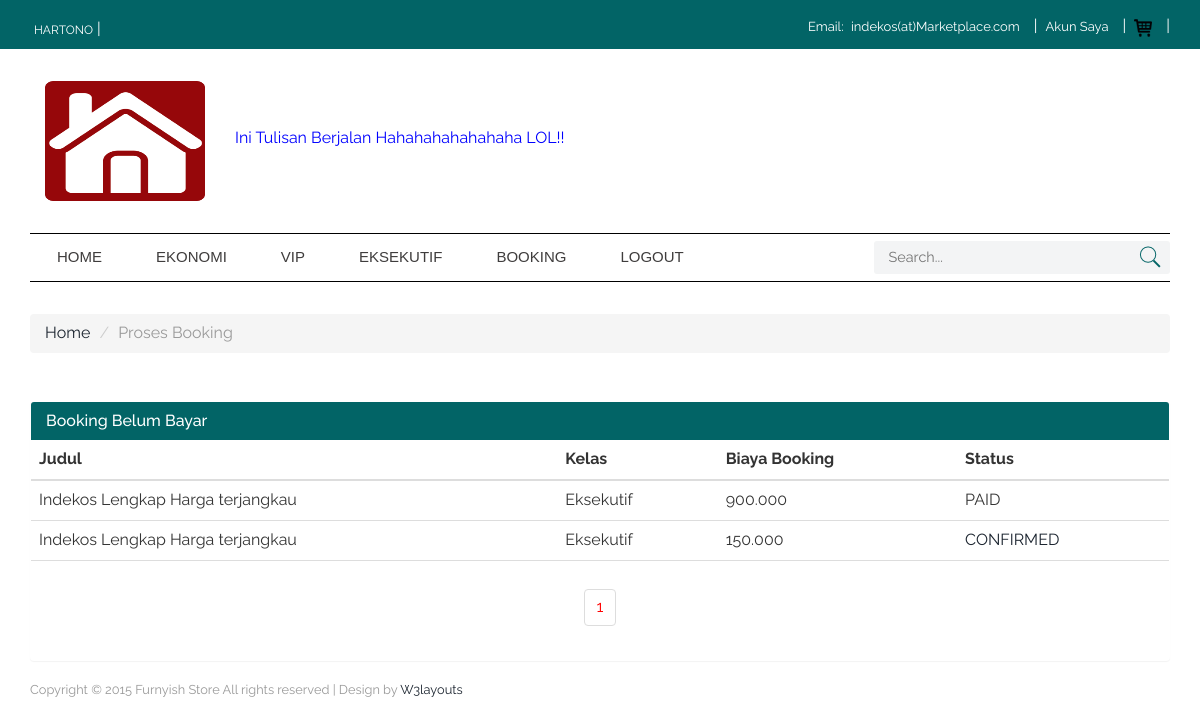
Screenshot of /proses_booking.php (signed in) with the database file from the repository.
### tables this page shows
CREATE TABLE `tbl_user` (
  `id_user` int(11) NOT NULL,
  `nama` varchar(25) NOT NULL,
  `username` varchar(25) NOT NULL,
  `password` varchar(100) NOT NULL,
  `no_hp` varchar(15) NOT NULL,
  `tgl_registrasi` datetime NOT NULL,
  `session` varchar(10) NOT NULL
);

CREATE TABLE `tbl_booking` (
  `id_booking` int(11) NOT NULL,
  `id_pembeli` int(11) NOT NULL,
  `id_penjual` int(11) NOT NULL,
  `id_indekos` int(11) NOT NULL,
  `biaya` int(20) NOT NULL,
  `total_biaya` int(20) NOT NULL,
  `durasi` int(10) NOT NULL,
  `tgl_booking` datetime NOT NULL,
  `kode_booking` varchar(200) NOT NULL,
  `status_booking` varchar(20) NOT NULL,
  `nama_bank` varchar(12) DEFAULT NULL,
  `nama_rek` varchar(25) DEFAULT NULL,
  `no_rek` varchar(20) DEFAULT NULL,
  `nilai` int(15) DEFAULT NULL,
  `note_transfer` varchar(100) DEFAULT NULL
);

CREATE TABLE `tbl_indekos` (
  `id_indekos` int(11) NOT NULL,
  `id_seller` int(11) NOT NULL,
  `kelas` varchar(20) NOT NULL,
  `judul` varchar(100) NOT NULL,
  `deskripsi` mediumtext NOT NULL,
  `alamat` varchar(100) NOT NULL,
  `harga` int(20) NOT NULL,
  `gambar` varchar(30) NOT NULL,
  `gambar_1` varchar(30) NOT NULL,
  `gambar_2` varchar(30) NOT NULL,
  `gambar_3` varchar(30) NOT NULL,
  `status` varchar(10) NOT NULL
);

### class/User.php (called while the page is built, shortened)
<?php
    class User
    {
        private $db;
        function __construct($db_conn)
        {
            $this->db = $db_conn;
        }
                    ?>
                    <?php
        public function isUserLoggedIn(){
            if(isset($_SESSION['user_session']))
            {
                if($_SESSION['user_role'] == 'user')
                {
                    return true;
                }
            }
        }
        public function getUser(){
            try {
                $query = $this->db->prepare("SELECT * FROM tbl_user WHERE id_user = :id");
                $query->bindParam(":id", $_SESSION['user_session']);
                $query->execute();
                return $query->fetch();
            } catch (PDOException $e) {
                echo $e->getMessage();
                return false;
            }
        }
    }
?>

### class/Booking.php (the view, shortened to what this page needs)
<?php
    class Booking
    {
        private $db;
        function __construct($db_conn)
        {
            $this->db = $db_conn;
        }
                    ?>
                <?php
	    public function daftarBooking($query) {
	    	$jumlah_desimal = "0";
	        $pemisah_desimal = ",";
	        $pemisah_ribuan = ".";
            $stmt = $this->db->prepare($query);
            $stmt->execute();
            if($stmt->rowCount()>0)
            {
                while($row=$stmt->fetch(PDO::FETCH_ASSOC))
                {
                    ?>
                    <tr>
                        <td><?php print($row['judul']); ?></td>
                        <td><?php print($row['kelas']); ?></td>
                        <td><?php print(number_format($row['biaya'],$jumlah_desimal, $pemisah_desimal, $pemisah_ribuan)); ?></td>
                        <td>
                            <?php
                                switch ($row['status_booking']) {
                                        ?>
                                        <?php
                                    case 'PAID':
                                        ?>
                                            <?php print($row['status_booking']); ?>
                                        <?php
                                        break;
                                    case 'CONFIRMED':
                                        ?>
                                            <a href="informasi_booking.php?id=<?php print($row['id_booking']); ?>"><?php print($row['status_booking']); ?></a>
                                        <?php
                                        break;
                                        ?>
                                        <?php
                                }
                            ?>
                        </td>
                    </tr>
                    <?php
                }
            }
            else
            {
                ?>
                <tr>
                <td>Tidak ditemukan....</td>
                </tr>
                <?php
            }
        }
                    ?>
                <?php
        public function paginglink($query,$records_per_page)
        {
            $self = $_SERVER['PHP_SELF'];
            $stmt = $this->db->prepare($query);
            $stmt->execute();
            $total_no_of_records = $stmt->rowCount();
            if($total_no_of_records > 0)
            {
                ?><ul class="pagination"><?php
                $total_no_of_pages=ceil($total_no_of_records/$records_per_page);
                $current_page=1;
                for($i=1;$i<=$total_no_of_pages;$i++)
                {
                    if($i==$current_page)
                    {
                        echo "<li><a href='".$self."?page_no=".$i."' style='color:red;'>".$i."</a></li>";
                    }
                    else
                    {
                        echo "<li><a href='".$self."?page_no=".$i."'>".$i."</a></li>";
                    }
                }
                ?></ul><?php
            }
        }
    }
?>

### header.php (shortened to what this page needs)
<!DOCTYPE HTML>
<html>
<head>
<link href="assets/css/bootstrap.css" rel='stylesheet' type='text/css' />
<link href="assets/css/style.css" rel='stylesheet' type='text/css' />
<link href="assets/css/megamenu.css" rel="stylesheet" type="text/css" media="all" />
<link href="assets/css/form.css" rel="stylesheet" type="text/css" media="all" />
</head>
<body>
<div class="top_bg">
	<div class="container">
		<div class="header_top-sec">
			<div class="top_right">
				<ul>
					<li>
						<?php
		                    if(!$user->isUserLoggedIn()){
		                        ?>
		                            <p>Guest</p>
		                        <?php
		                    } else {
		                        ?>
		                            <p><a href="#"><?php echo $datas['nama'] ?></a></p>
		                        <?php
		                    }
		                ?>
					</li>|
				</ul>
			</div>
			<div class="top_left">
				<ul>
					<li class="top_link">Email: <a href="#">indekos(at)Marketplace.com</a></li>|
					<li class="top_link"><a href="profil.php">Akun Saya</a></li>|
					<li class="top_link"><a href="cart.php"><img src="assets/images/bag.png" alt=""></a></li>|
				</ul>
			</div>
				<div class="clearfix"> </div>
		</div>
	</div>
</div>
<div class="header_top">
	 <div class="container">
		 <div class="logo col-md-2">
		 	<a href="index.php"><img src="assets/images/home-icon.png" alt="" width="50px" height="120px"/></a>
		 </div>
		 <div class="col-md-10">
		 	<br><br>
		 	<marquee><font color="blue">Ini Tulisan Berjalan Hahahahahahahaha LOL!!</font></marquee>
		 </div>
		  <div class="clearfix"></div>
	 </div>
</div>
<div class="mega_nav">
	<div class="container">
		<div class="menu_sec">
			<ul class="megamenu skyblue">
				<li class="grid"><a class="color6" href="index.php">Home</a></li>
				<li class="grid"><a class="color6" href="index.php?kelas=Ekonomi">Ekonomi</a></li>
				<li><a class="color6" href="index.php?kelas=VIP">VIP</a></li>
				<li><a class="color6" href="index.php?kelas=Eksekutif">Eksekutif</a></li>
				<?php
                    if(!$user->isUserLoggedIn()){
                        ?>
                            <li><a class="color6" href="login.php">Login/Register</a></li>
                            <li><a class="color6" href="lapak/lapak_login.php">Pengiklan</a></li>
                        <?php
                    } else {
                        ?>
							<li class="grid"><a class="color6" href="#">Booking</a>
							</li>
							<li><a class="color6" href="logout.php">Logout</a></li>
                        <?php
                    }
                ?>
			</ul>
		    <div class="search">
			    <form action="search.php" method="get">
					<input type="text" name="search" placeholder="Search...">
					<input type="submit" value="">
				</form>
		    </div>
			<div class="clearfix"></div>
		</div>
	</div>
</div>

### assets/css/style.css (style rules this page uses)
ul, ol { margin: 0; padding:0; }
p { margin: 0; }
html, body { font-family: 'Raleway', sans-serif; font-size: 100%; background: #ffffff; }
body a { transition:0.5s all; -webkit-transition:0.5s all; -moz-transition:0.5s all; -o-transition:0.5s all; -ms-transition:0.5s all; }
.top_bg { background:#026466; }
.header_top-sec { padding: 15px 0 8px; }
.logo img { width:100%; }
.header_top { padding:2em 0; }
.top_left { float: right; color:#fff; }
.top_right { float:left; color: #ffffff; margin-top: 3px; }
.top_right ul,.top_left ul { padding:0; list-style:none; display: inline-block; vertical-align: middle; }
.top_left ul li.top_link { margin-right:10px; }
.top_right ul li,.top_left ul li { display: inline-block; }
.top_right ul li:last-child { margin-right: 0; }
.top_right ul li a { text-align:center; padding: 0px 4px; text-transform:uppercase; font-size:12px; display:block; color:#ffffff; -webkit-transition: all 0.3s ease-in-out; -moz-transition: all 0.3s ease-in-out; -o-transition: all 0.3s ease-in-out; transition: all 0.3s ease-in-out; }
.top_left ul li { font-size:13px; }
.top_left ul li a { text-align:center; padding: 0px 4px; font-size:13px; color:#ffffff; -webkit-transition: all 0.3s ease-in-out; -moz-transition: all 0.3s ease-in-out; -o-transition: all 0.3s ease-in-out; transition: all 0.3s ease-in-out; }
.logo { float: left; }
.search { position: relative; background: #f3f4f5; float: left; width: 26%; border-radius:3px; }
.search input[type="text"] { margin: 0px 0; padding: 6px 10px 6px 15px; outline: none; color: #5a5a5a; background: none; border: none; width: 89.33333%; position: relative; font-size: 0.9em; -webkit-appearance: none; }
.search input[type="submit"] { background: url('../images/search1.png') no-repeat 0px 1px; border: none; cursor: pointer; width: 24px; outline: none; position: absolute; height: 24px; top: 3px; right: 8px; }
.menu_sec { border-top:1px solid #000; border-bottom:1px solid #000; padding:7px 0; }

### assets/css/megamenu.css (style rules this page uses)
.megamenu { margin-bottom:0px;padding:0;width:100%;list-style:none;display:inline-block;position:relative;font-family:Calibri,Arial;font-size:15px }
.megamenu li { margin-bottom:-5px;display:inline }
.megamenu>li>a { float:left;padding:5px 28px;text-decoration:none;text-transform:capitalize;font-size:1em; -webkit-transition: all 0.3s ease-in-out;text-transform:uppercase; -moz-transition: all 0.3s ease-in-out; -o-transition: all 0.3s ease-in-out; transition: all 0.3s ease-in-out; }
.skyblue,.skyblue>li.showhide { width: 72%; float: left; margin-right: 2%;; }
.skyblue li>a,.skyblue>li.showhide span { color:#3f3d3d }
@media (max-width:1366px) { .megamenu>li>a { padding: 5px 27px } }

### rows the page displays
tbl_user: nama "HARTONO"
tbl_booking: id_indekos.judul "Indekos Lengkap Harga terjangkau", id_indekos.kelas "Eksekutif", biaya "900.000", status_booking "PAID"
tbl_booking: id_indekos.judul "Indekos Lengkap Harga terjangkau", id_indekos.kelas "Eksekutif", biaya "150.000", status_booking "CONFIRMED"
